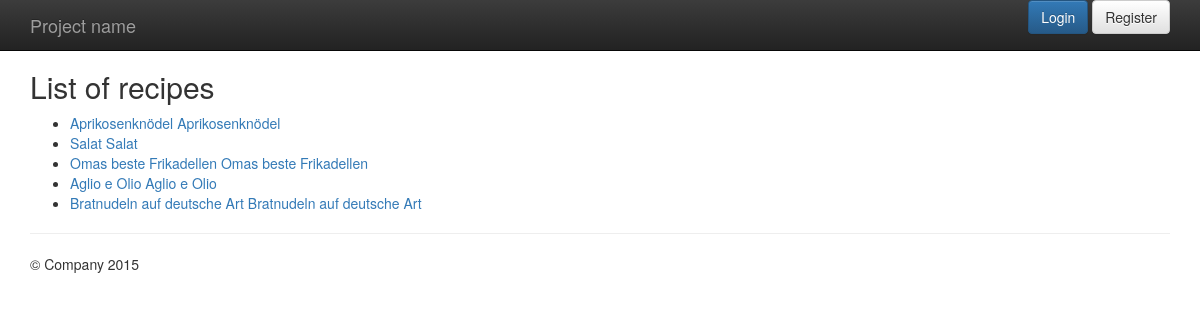
/, run on an earlier commit of the app's database.
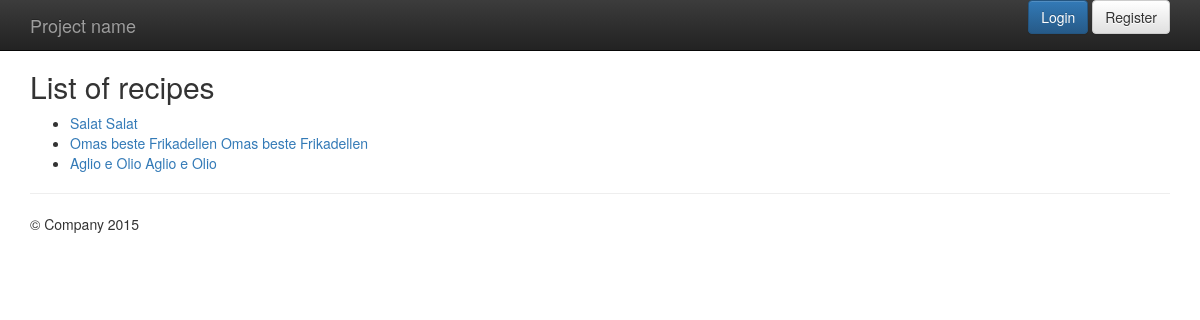
And on a later commit of the database.
### recipes/models.py (models this page shows, shortened)
class Recipe(models.Model):
    DIFFICULTY_EASY = 1
    DIFFICULTY_MEDIUM = 2
    DIFFICULTY_HARD = 3
    DIFFICULTIES = (
        (DIFFICULTY_EASY, 'simple'),
        (DIFFICULTY_MEDIUM, 'normal'),
        (DIFFICULTY_HARD, 'hard'),
    )
    title = models.CharField('Title', max_length=255)
    slug = models.SlugField(unique=True)
    ingredients = models.TextField('Ingredients',
        help_text='One ingredient per line')
    preparation = models.TextField('Preparation')
    time_for_preparation = models.IntegerField('Time for preparation',
        help_text='Time in minutes', blank=True, null=True)
    number_of_portions = models.PositiveIntegerField('Number of portions')
    difficulty = models.SmallIntegerField('Difficulty',
        choices=DIFFICULTIES, default=DIFFICULTY_MEDIUM)
    category = models.ManyToManyField(Category, verbose_name='Categories')  # related_name='recipe_set'
    author = models.ForeignKey(User, verbose_name='Author')
    photo = models.ImageField(upload_to='recipes', verbose_name='Photo', blank=True, null=True)
    date_created = models.DateTimeField(editable=False)
    date_updated = models.DateTimeField(editable=False)
    class Meta:
        verbose_name = 'Recipe'
        verbose_name_plural = 'Recipes'
        ordering = ['-date_created']
    def __str__(self):
        return self.title
    def get_absolute_path(self):
        return reverse('recipes_recipe_detail', kwargs={'slug': self.slug})

### recipes/views.py (the view)
# urls.py: url(r'^$', recipes.views.index,
def index(request):
    recipes = Recipe.objects.all()
    logger.debug('recipes = {}'.format(recipes))
    logger.debug('request = {}'.format(request))
    logger.debug('locals() = {}'.format(locals()))
    return render(request, 'recipes/index.html', {'object_list': recipes})

### recipes/templates/recipes/index.html (shortened to what this page needs)
{% extends "base.html" %}
{% block content %}
<h2>List of recipes</h2>
<ul>
    {% for recipe in object_list %}
    <li>
        <a href="{{ recipe.get_absolute_path }}">{{ recipe.title }}</a>
        <a href="{% url 'recipes_recipe_detail' recipe.slug %}">{{ recipe.title }}</a>
    </li>
    {% endfor %}
</ul>
{% endblock %}

What changed in the data, as far as the page shows it:
removed Recipe: title "Aprikosenknödel"
removed Recipe: title "Bratnudeln auf deutsche Art"
